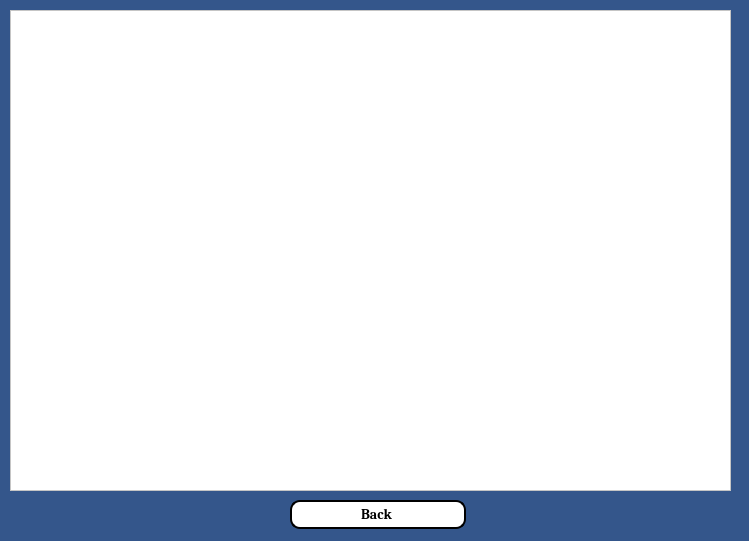
<?xml version="1.0" encoding="UTF-8"?>
<ui version="4.0">
 <class>Accountstatement</class>
 <widget class="QDialog" name="Accountstatement">
  <property name="geometry">
   <rect>
    <x>0</x>
    <y>0</y>
    <width>749</width>
    <height>541</height>
   </rect>
  </property>
  <property name="windowTitle">
   <string>Account Statement</string>
  </property>
  <property name="styleSheet">
   <string notr="true">*{
font-family:cambria;
}
QWidget{
background-color:#34568B;
}
QPushButton{
  background-color: white;
    border-style: outset;
    border-width: 2px;
    border-radius: 10px;
    color:black;
    font: bold 14px;
    min-width: 10em;
    padding: 6px;
}
QLineEdit{
  background-color: white;
    border-style: outset;
    border-width: 1px;
    border-radius: 10px;
     color:black;
    font: 14px;
    min-width: 10em;
    padding: 6px;
}
QDateEdit{
  background-color: white;
    border-style: outset;
    border-width: 1px;
    border-radius: 10px;
     color:black;
    font: 14px;
    min-width: 10em;
    padding: 6px;
}
QRadioButton{
 background-color: white;
    border-style: outset;
    border-width: 1px;
    border-radius: 10px;
    color:black;
    font: bold 14px;
    min-width: 10em;
    padding: 6px;

}
QLabel{
color:white;
}
QPushButton:hover{
background-color:black;
color:white;
  border-style: outset;
    border-width: 0px;
    border-radius: 10px;
}
QFrame{
background-color:white;
}
</string>
  </property>
  <widget class="QTableView" name="tableView">
   <property name="geometry">
    <rect>
     <x>10</x>
     <y>10</y>
     <width>721</width>
     <height>481</height>
    </rect>
   </property>
  </widget>
  <widget class="QPushButton" name="pushButton">
   <property name="geometry">
    <rect>
     <x>290</x>
     <y>500</y>
     <width>176</width>
     <height>29</height>
    </rect>
   </property>
   <property name="text">
    <string>Back </string>
   </property>
  </widget>
 </widget>
 <resources/>
 <connections/>
</ui>
